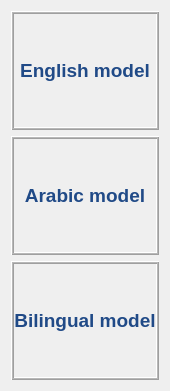
   <widget class="QWidget" name="verticalLayoutWidget_2">
    <property name="geometry">
     <rect>
      <x>10</x>
      <y>120</y>
      <width>149</width>
      <height>391</height>
     </rect>
    </property>
    <property name="palette">
     <palette>
      <active>
       <colorrole role="Text">
        <brush brushstyle="SolidPattern">
         <color alpha="255">
          <red>32</red>
          <green>74</green>
          <blue>135</blue>
         </color>
        </brush>
       </colorrole>
       <colorrole role="ToolTipText">
        <brush brushstyle="SolidPattern">
         <color alpha="255">
          <red>0</red>
          <green>0</green>
          <blue>0</blue>
         </color>
        </brush>
       </colorrole>
       <colorrole role="PlaceholderText">
        <brush brushstyle="NoBrush">
         <color alpha="128">
          <red>32</red>
          <green>74</green>
          <blue>135</blue>
         </color>
        </brush>
       </colorrole>
      </active>
      <inactive>
       <colorrole role="Text">
        <brush brushstyle="SolidPattern">
         <color alpha="255">
          <red>32</red>
          <green>74</green>
          <blue>135</blue>
         </color>
        </brush>
       </colorrole>
       <colorrole role="ToolTipText">
        <brush brushstyle="SolidPattern">
         <color alpha="255">
          <red>0</red>
          <green>0</green>
          <blue>0</blue>
         </color>
        </brush>
       </colorrole>
       <colorrole role="PlaceholderText">
        <brush brushstyle="NoBrush">
         <color alpha="128">
          <red>32</red>
          <green>74</green>
          <blue>135</blue>
         </color>
        </brush>
       </colorrole>
      </inactive>
      <disabled>
       <colorrole role="Text">
        <brush brushstyle="SolidPattern">
         <color alpha="255">
          <red>24</red>
          <green>55</green>
          <blue>56</blue>
         </color>
        </brush>
       </colorrole>
       <colorrole role="ToolTipText">
        <brush brushstyle="SolidPattern">
         <color alpha="255">
          <red>0</red>
          <green>0</green>
          <blue>0</blue>
         </color>
        </brush>
       </colorrole>
       <colorrole role="PlaceholderText">
        <brush brushstyle="NoBrush">
         <color alpha="128">
          <red>32</red>
          <green>74</green>
          <blue>135</blue>
         </color>
        </brush>
       </colorrole>
      </disabled>
     </palette>
    </property>
    <property name="font">
     <font>
      <pointsize>14</pointsize>
      <weight>75</weight>
      <bold>true</bold>
     </font>
    </property>
    <layout class="QVBoxLayout" name="verticalLayout_2">
     <item>
      <widget class="QLabel" name="label_6">
       <property name="palette">
        <palette>
         <active>
          <colorrole role="Text">
           <brush brushstyle="SolidPattern">
            <color alpha="255">
             <red>32</red>
             <green>74</green>
             <blue>135</blue>
            </color>
           </brush>
          </colorrole>
          <colorrole role="ToolTipText">
           <brush brushstyle="SolidPattern">
            <color alpha="255">
             <red>0</red>
             <green>0</green>
             <blue>0</blue>
            </color>
           </brush>
          </colorrole>
          <colorrole role="PlaceholderText">
           <brush brushstyle="NoBrush">
            <color alpha="128">
             <red>32</red>
             <green>74</green>
             <blue>135</blue>
            </color>
           </brush>
          </colorrole>
         </active>
         <inactive>
          <colorrole role="Text">
           <brush brushstyle="SolidPattern">
            <color alpha="255">
             <red>32</red>
             <green>74</green>
             <blue>135</blue>
            </color>
           </brush>
          </colorrole>
          <colorrole role="ToolTipText">
           <brush brushstyle="SolidPattern">
            <color alpha="255">
             <red>0</red>
             <green>0</green>
             <blue>0</blue>
            </color>
           </brush>
          </colorrole>
          <colorrole role="PlaceholderText">
           <brush brushstyle="NoBrush">
            <color alpha="128">
             <red>32</red>
             <green>74</green>
             <blue>135</blue>
            </color>
           </brush>
          </colorrole>
         </inactive>
         <disabled>
          <colorrole role="Text">
           <brush brushstyle="SolidPattern">
            <color alpha="255">
             <red>24</red>
             <green>55</green>
             <blue>56</blue>
            </color>
           </brush>
          </colorrole>
          <colorrole role="ToolTipText">
           <brush brushstyle="SolidPattern">
            <color alpha="255">
             <red>0</red>
             <green>0</green>
             <blue>0</blue>
            </color>
           </brush>
          </colorrole>
          <colorrole role="PlaceholderText">
           <brush brushstyle="NoBrush">
            <color alpha="128">
             <red>32</red>
             <green>74</green>
             <blue>135</blue>
            </color>
           </brush>
          </colorrole>
         </disabled>
        </palette>
       </property>
       <property name="font">
        <font>
         <pointsize>12</pointsize>
         <weight>75</weight>
         <bold>true</bold>
        </font>
       </property>
       <property name="frameShape">
        <enum>QFrame::Box</enum>
       </property>
       <property name="frameShadow">
        <enum>QFrame::Raised</enum>
       </property>
       <property name="lineWidth">
        <number>1</number>
       </property>
       <property name="midLineWidth">
        <number>1</number>
       </property>
       <property name="text">
        <string>&lt;html&gt;&lt;head/&gt;&lt;body&gt;&lt;p align=&quot;center&quot;&gt;&lt;span style=&quot; font-size:14pt; color:#204a87;&quot;&gt;English model&lt;/span&gt;&lt;/p&gt;&lt;/body&gt;&lt;/html&gt;</string>
       </property>
       <property name="scaledContents">
        <bool>true</bool>
       </property>
       <property name="alignment">
        <set>Qt::AlignCenter</set>
       </property>
      </widget>
     </item>
     <item>
      <widget class="QLabel" name="label_7">
       <property name="palette">
        <palette>
         <active>
          <colorrole role="Text">
           <brush brushstyle="SolidPattern">
            <color alpha="255">
             <red>32</red>
             <green>74</green>
             <blue>135</blue>
            </color>
           </brush>
          </colorrole>
          <colorrole role="ToolTipText">
           <brush brushstyle="SolidPattern">
            <color alpha="255">
             <red>0</red>
             <green>0</green>
             <blue>0</blue>
            </color>
           </brush>
          </colorrole>
          <colorrole role="PlaceholderText">
           <brush brushstyle="NoBrush">
            <color alpha="128">
             <red>32</red>
             <green>74</green>
             <blue>135</blue>
            </color>
           </brush>
          </colorrole>
         </active>
         <inactive>
          <colorrole role="Text">
           <brush brushstyle="SolidPattern">
            <color alpha="255">
             <red>32</red>
             <green>74</green>
             <blue>135</blue>
            </color>
           </brush>
          </colorrole>
          <colorrole role="ToolTipText">
           <brush brushstyle="SolidPattern">
            <color alpha="255">
             <red>0</red>
             <green>0</green>
             <blue>0</blue>
            </color>
           </brush>
          </colorrole>
          <colorrole role="PlaceholderText">
           <brush brushstyle="NoBrush">
            <color alpha="128">
             <red>32</red>
             <green>74</green>
             <blue>135</blue>
            </color>
           </brush>
          </colorrole>
         </inactive>
         <disabled>
          <colorrole role="Text">
           <brush brushstyle="SolidPattern">
            <color alpha="255">
             <red>24</red>
             <green>55</green>
             <blue>56</blue>
            </color>
           </brush>
          </colorrole>
          <colorrole role="ToolTipText">
           <brush brushstyle="SolidPattern">
            <color alpha="255">
             <red>0</red>
             <green>0</green>
             <blue>0</blue>
            </color>
           </brush>
          </colorrole>
          <colorrole role="PlaceholderText">
           <brush brushstyle="NoBrush">
            <color alpha="128">
             <red>32</red>
             <green>74</green>
             <blue>135</blue>
            </color>
           </brush>
          </colorrole>
         </disabled>
        </palette>
       </property>
       <property name="font">
        <font>
         <pointsize>14</pointsize>
         <weight>75</weight>
         <bold>true</bold>
        </font>
       </property>
       <property name="frameShape">
        <enum>QFrame::Box</enum>
       </property>
       <property name="frameShadow">
        <enum>QFrame::Raised</enum>
       </property>
       <property name="midLineWidth">
        <number>1</number>
       </property>
       <property name="text">
        <string>&lt;html&gt;&lt;head/&gt;&lt;body&gt;&lt;p&gt;&lt;span style=&quot; color:#204a87;&quot;&gt;Arabic model&lt;/span&gt;&lt;/p&gt;&lt;/body&gt;&lt;/html&gt;</string>
       </property>
       <property name="scaledContents">
        <bool>true</bool>
       </property>
       <property name="alignment">
        <set>Qt::AlignCenter</set>
       </property>
      </widget>
     </item>
     <item>
      <widget class="QLabel" name="label_8">
       <property name="palette">
        <palette>
         <active>
          <colorrole role="Text">
           <brush brushstyle="SolidPattern">
            <color alpha="255">
             <red>32</red>
             <green>74</green>
             <blue>135</blue>
            </color>
           </brush>
          </colorrole>
          <colorrole role="ToolTipText">
           <brush brushstyle="SolidPattern">
            <color alpha="255">
             <red>0</red>
             <green>0</green>
             <blue>0</blue>
            </color>
           </brush>
          </colorrole>
          <colorrole role="PlaceholderText">
           <brush brushstyle="NoBrush">
            <color alpha="128">
             <red>32</red>
             <green>74</green>
             <blue>135</blue>
            </color>
           </brush>
          </colorrole>
         </active>
         <inactive>
          <colorrole role="Text">
           <brush brushstyle="SolidPattern">
            <color alpha="255">
             <red>32</red>
             <green>74</green>
             <blue>135</blue>
            </color>
           </brush>
          </colorrole>
          <colorrole role="ToolTipText">
           <brush brushstyle="SolidPattern">
            <color alpha="255">
             <red>0</red>
             <green>0</green>
             <blue>0</blue>
            </color>
           </brush>
          </colorrole>
          <colorrole role="PlaceholderText">
           <brush brushstyle="NoBrush">
            <color alpha="128">
             <red>32</red>
             <green>74</green>
             <blue>135</blue>
            </color>
           </brush>
          </colorrole>
         </inactive>
         <disabled>
          <colorrole role="Text">
           <brush brushstyle="SolidPattern">
            <color alpha="255">
             <red>24</red>
             <green>55</green>
             <blue>56</blue>
            </color>
           </brush>
          </colorrole>
          <colorrole role="ToolTipText">
           <brush brushstyle="SolidPattern">
            <color alpha="255">
             <red>0</red>
             <green>0</green>
             <blue>0</blue>
            </color>
           </brush>
          </colorrole>
          <colorrole role="PlaceholderText">
           <brush brushstyle="NoBrush">
            <color alpha="128">
             <red>32</red>
             <green>74</green>
             <blue>135</blue>
            </color>
           </brush>
          </colorrole>
         </disabled>
        </palette>
       </property>
       <property name="font">
        <font>
         <pointsize>14</pointsize>
         <weight>75</weight>
         <bold>true</bold>
        </font>
       </property>
       <property name="frameShape">
        <enum>QFrame::Box</enum>
       </property>
       <property name="frameShadow">
        <enum>QFrame::Raised</enum>
       </property>
       <property name="midLineWidth">
        <number>1</number>
       </property>
       <property name="text">
        <string>&lt;html&gt;&lt;head/&gt;&lt;body&gt;&lt;p&gt;&lt;span style=&quot; color:#204a87;&quot;&gt;Bilingual model&lt;/span&gt;&lt;/p&gt;&lt;/body&gt;&lt;/html&gt;</string>
       </property>
       <property name="scaledContents">
        <bool>true</bool>
       </property>
       <property name="alignment">
        <set>Qt::AlignCenter</set>
       </property>
      </widget>
     </item>
    </layout>
   </widget>
